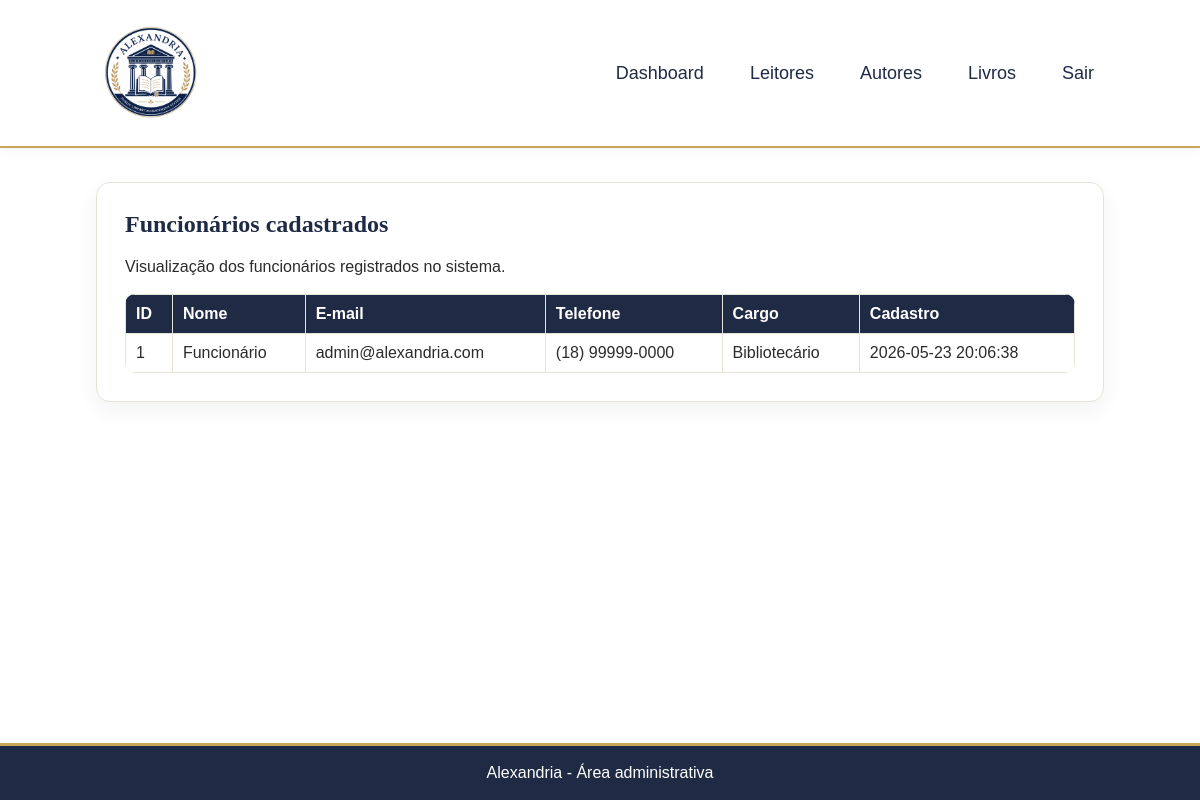
/view/gerenciar_funcionarios.php (signed in), run on the app's committed database.
### tables this page shows
CREATE TABLE funcionarios (
    id_funcionario INT AUTO_INCREMENT PRIMARY KEY,
    nome VARCHAR(100) NOT NULL,
    email VARCHAR(100) NOT NULL UNIQUE,
    senha VARCHAR(255) NOT NULL,
    telefone VARCHAR(20),
    cargo VARCHAR(60),
    data_cadastro DATETIME DEFAULT CURRENT_TIMESTAMP
);

### view/gerenciar_funcionarios.php (the view, shortened to what this page needs)
<?php
require_once "../controller/conexao.php";
$resultado = mysqli_query($conexao, "SELECT id_funcionario, nome, email, telefone, cargo, data_cadastro FROM funcionarios ORDER BY nome");
?>
<!DOCTYPE html>
<html lang="pt-br">
<head>
    <link rel="stylesheet" href="../assets/css/style.css">
</head>
<body>
    <header>
        <a class="logo-site" href="../index.php">
            <img src="../assets/img/logo_alexandria.webp" alt="Logo Alexandria">
        </a>
        <nav>
            <a href="dashboard.php">Dashboard</a>
            <a href="gerenciar_leitores.php">Leitores</a>
            <a href="gerenciar_autores.php">Autores</a>
            <a href="gerenciar_livros.php">Livros</a>
            <a href="../controller/auth.php?acao=logout">Sair</a>
        </nav>
    </header>
    <main>
        <section>
            <h2>Funcionários cadastrados</h2>
            <p>Visualização dos funcionários registrados no sistema.</p>
            <table>
                <thead>
                    <tr>
                        <th>ID</th>
                        <th>Nome</th>
                        <th>E-mail</th>
                        <th>Telefone</th>
                        <th>Cargo</th>
                        <th>Cadastro</th>
                    </tr>
                </thead>
                <tbody>
                    <?php if ($resultado && mysqli_num_rows($resultado) > 0): ?>
                        <?php while ($funcionario = mysqli_fetch_assoc($resultado)): ?>
                            <tr>
                                <td><?php echo intval($funcionario["id_funcionario"]); ?></td>
                                <td><?php echo htmlspecialchars($funcionario["nome"]); ?></td>
                                <td><?php echo htmlspecialchars($funcionario["email"]); ?></td>
                                <td><?php echo htmlspecialchars($funcionario["telefone"]); ?></td>
                                <td><?php echo htmlspecialchars($funcionario["cargo"]); ?></td>
                                <td><?php echo htmlspecialchars($funcionario["data_cadastro"]); ?></td>
                            </tr>
                        <?php endwhile; ?>
                    <?php else: ?>
                        <tr>
                            <td colspan="6">Nenhum funcionário cadastrado.</td>
                        </tr>
                    <?php endif; ?>
                </tbody>
            </table>
        </section>
    </main>
    <footer>
        <p>Alexandria - Área administrativa</p>
    </footer>
</body>
</html>

### assets/css/style.css (style rules this page uses)
:root { --branco: #ffffff; --fundo: #ffffff; --fundo-claro: #ffffff; --azul: #1f2a44; --azul-hover: #162033; --dourado: #c9a55c; --dourado-claro: #eadfbe; --cinza: #e8e3d8; --texto: #2b2b2b; --texto-suave: #666666; }
* { box-sizing: border-box; }
html { min-height: 100%; }
body { min-height: 100vh; margin: 0; display: flex; flex-direction: column; font-family: Arial, Helvetica, sans-serif; background: var(--fundo); color: var(--texto); }
header { display: flex; align-items: center; justify-content: space-between; flex-wrap: wrap; gap: 12px 24px; background: var(--branco); color: var(--azul); padding: 18px 8%; border-bottom: 2px solid var(--dourado); box-shadow: 0 2px 10px rgba(31, 42, 68, 0.06); }
.logo-site { display: inline-block; text-decoration: none; }
.logo-site img { display: block; width: 110px; max-width: 100%; height: auto; }
nav { display: flex; align-items: center; justify-content: flex-end; flex-wrap: wrap; gap: 26px; }
nav a { color: var(--azul); text-decoration: none; font-size: 18px; padding: 6px 10px; }
main { width: 84%; margin: 0 auto; padding: 34px 0; flex: 1; }
.hero, main > section, .pagina-formulario section { background: var(--branco); padding: 28px; border: 1px solid var(--cinza); border-radius: 14px; box-shadow: 0 8px 22px rgba(31, 42, 68, 0.06); margin-bottom: 24px; }
.hero h2, main h2 { margin-top: 0; font-family: Georgia, 'Times New Roman', serif; color: var(--azul); }
table { width: 100%; border-collapse: collapse; margin-top: 18px; background: var(--branco); border-radius: 10px; overflow: hidden; }
th, td { border: 1px solid var(--cinza); padding: 10px; text-align: left; vertical-align: top; }
th { background: var(--azul); color: var(--branco); }
footer { background: var(--azul); color: var(--branco); padding: 18px 8%; text-align: center; border-top: 3px solid var(--dourado); }
footer p { margin: 0; }

### data on the page
funcionarios: id_funcionario "1", nome "Funcionário", email "admin@alexandria.com", telefone "(18) 99999-0000", cargo "Bibliotecário", data_cadastro "2026-05-23 20:06:38"
